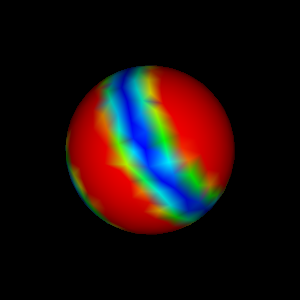

Write Python code to recreate this figure.
#!/usr/bin/env python

# Decimate a sphere using vtkQuadricDecimation with volume
# preservation and point data mapping, colored by analytical scalars.

import math

# Factory overrides
import vtkmodules.vtkInteractionStyle  # noqa: F401
import vtkmodules.vtkRenderingOpenGL2  # noqa: F401

from vtkmodules.vtkCommonCore import vtkDoubleArray
from vtkmodules.vtkFiltersCore import vtkQuadricDecimation
from vtkmodules.vtkFiltersSources import vtkSphereSource
from vtkmodules.vtkRenderingCore import (
    vtkActor,
    vtkPolyDataMapper,
    vtkRenderWindow,
    vtkRenderWindowInteractor,
    vtkRenderer,
)

# Source: high-resolution sphere
sphere = vtkSphereSource()
sphere.SetRadius(1.0)
sphere.SetThetaResolution(70)
sphere.SetPhiResolution(70)
sphere.Update()

output = sphere.GetOutput()
print(f"Cells before decimation: {output.GetNumberOfCells()}")

# Create analytical scalar data based on point positions
scalars = vtkDoubleArray()
scalars.SetName("Analytical")
scalars.SetNumberOfComponents(1)
scalars.SetNumberOfTuples(output.GetNumberOfPoints())

for i in range(output.GetNumberOfPoints()):
    pt = output.GetPoint(i)
    scalars.SetTuple1(i, math.sin(3.0 * (pt[0] + pt[1] + pt[2])))

output.GetPointData().AddArray(scalars)
output.GetPointData().SetScalars(scalars)

# Filter: quadric decimation with point data mapping
decimator = vtkQuadricDecimation()
decimator.SetInputConnection(sphere.GetOutputPort())
decimator.SetTargetReduction(0.90)
decimator.SetVolumePreservation(True)
decimator.SetMapPointData(True)
decimator.Update()

print(f"Cells after decimation: {decimator.GetOutput().GetNumberOfCells()}")

# Mapper
mapper = vtkPolyDataMapper()
mapper.SetInputConnection(decimator.GetOutputPort())

# Actor
actor = vtkActor()
actor.SetMapper(mapper)
actor.GetProperty().SetRepresentationToSurface()

# Renderer
renderer = vtkRenderer()
renderer.AddActor(actor)

# Window
render_window = vtkRenderWindow()
render_window.AddRenderer(renderer)
render_window.SetWindowName("quadric decimation map point data")

# Scene
camera = renderer.GetActiveCamera()
camera.SetPosition(-1.5, 1.5, 1.5)
renderer.ResetCamera()

# Interactor
interactor = vtkRenderWindowInteractor()
interactor.SetRenderWindow(render_window)

interactor.Initialize()
interactor.Start()
